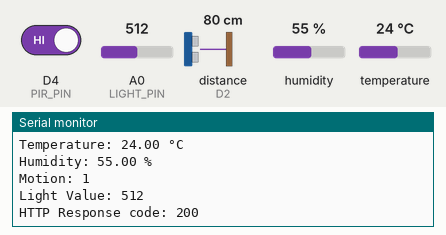
Simulated run of this sketch. Board: ESP8266 (NodeMCU). Shown: the last lines printed to the serial monitor. The inputs (shaded band) are chosen by the test bench; at power-on: distance to the obstacle (sensor on D2) 80 cm, humidity 55 %, A0 (LIGHT_PIN) = 512, D4 (PIR_PIN) HIGH, temperature 24 °C. The echo pulse lasts 58.3 µs per cm; WiFi joins after 1.5 s; servers stay silent unless stated; uploads are accepted with an empty reply.

Above: at 3.2 s.
3.3 s: distance to the obstacle (sensor on D2) set to 2 cm
At 7.41 s:
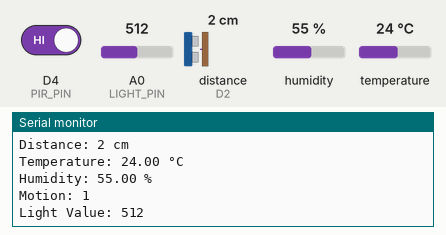
9.1 s: humidity set to 22 %
At 12.64 s:
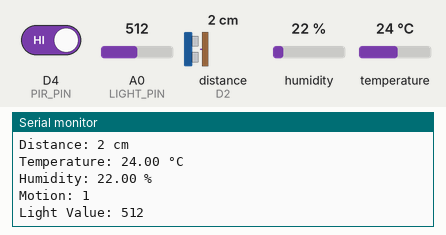
14.9 s: A0 (LIGHT_PIN) set to 716
At 18.3 s:
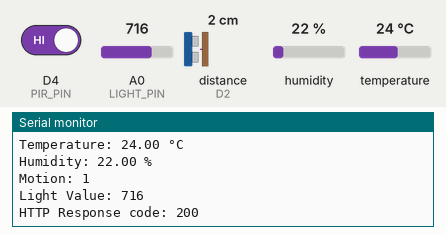
20.7 s: D4 (PIR_PIN) driven LOW
26.5 s: temperature set to 12 °C
At 29.2 s:
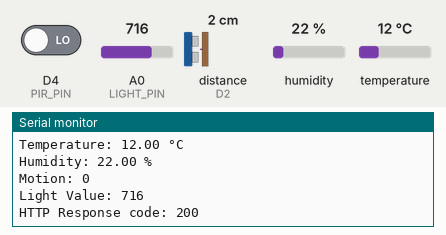
32.3 s: distance to the obstacle (sensor on D2) set to 4 cm
At 33.54 s:
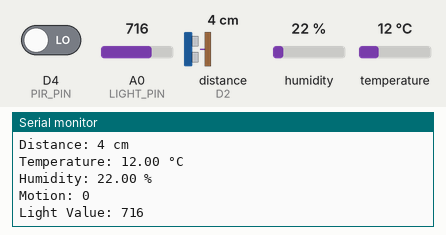
Timing chart, 0 to 35.3 s (numbered marks = the images above; inputs shaded):
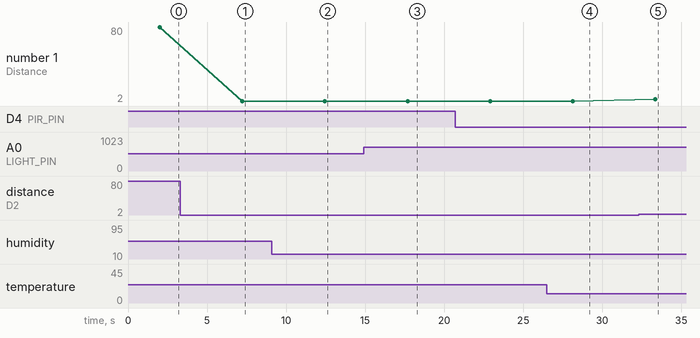

The sketch:

multi_sensor_wifi_http_api.ino
```cpp
// Wiring:
// Grove Ultrasonic Distance Sensor:
// VCC: Connect to NodeMCU 3.3V
// GND: Connect to NodeMCU GND
// SIG: Connect to NodeMCU D2

// Grove DHT11 Temperature & Humidity Sensor:
// VCC: Connect to NodeMCU 3.3V
// GND: Connect to NodeMCU GND
// SIG: Connect to NodeMCU D3

// Grove Mini PIR Motion Sensor:
// VCC: Connect to NodeMCU 3.3V
// GND: Connect to NodeMCU GND
// REL (Signal): Connect to NodeMCU D4

// Grove Light Sensor:
// VCC: Connect to NodeMCU 3.3V
// GND: Connect to NodeMCU GND
// Connect to NodeMCU A0

// Here's a text representation of the wiring connections:

// Ultrasonic Sensor VCC -> NodeMCU 3.3V
// Ultrasonic Sensor GND -> NodeMCU GND
// Ultrasonic Sensor SIG -> NodeMCU D2
// DHT11 Sensor VCC -> NodeMCU 3.3V
// DHT11 Sensor GND -> NodeMCU GND
// DHT11 Sensor SIG -> NodeMCU D3
// PIR Motion Sensor VCC -> NodeMCU 3.3V
// PIR Motion Sensor GND -> NodeMCU GND
// PIR Motion Sensor REL (Signal) -> NodeMCU D4
// Light Sensor VCC -> NodeMCU 3.3V
// Light Sensor GND -> NodeMCU GND
// Light Sensor -> NodeMCU A0
//

#include <ESP8266WiFi.h>
#include <ESP8266HTTPClient.h>
#include <Ultrasonic.h>
#include <DHT.h>

#define TRIGGER_PIN D2
#define ECHO_PIN D2
#define DHT_PIN D3
#define PIR_PIN D4
#define LIGHT_PIN A0

Ultrasonic ultrasonic(TRIGGER_PIN, ECHO_PIN);
DHT dht(DHT_PIN, DHT11);

const char* ssid = "your_SSID";
const char* password = "your_PASSWORD";
const char* apiEndpoint = "http://your-api-endpoint.com";

void setup() {
  Serial.begin(115200);
  WiFi.begin(ssid, password);

  while (WiFi.status() != WL_CONNECTED) {
    delay(1000);
    Serial.println("Connecting to WiFi...");
  }

  Serial.println("Connected to WiFi");
  pinMode(PIR_PIN, INPUT);
  analogReference(DEFAULT);  // Set the default analog reference
}

long getDistance() {
  long distance = ultrasonic.read();
  Serial.print("Distance: ");
  Serial.print(distance);
  Serial.println(" cm");

  return distance;
}

float getTemperature() {
  float temperature = dht.readTemperature();
  Serial.print("Temperature: ");
  Serial.print(temperature);
  Serial.println(" °C");

  return temperature;
}

float getHumidity() {
  float humidity = dht.readHumidity();
  Serial.print("Humidity: ");
  Serial.print(humidity);
  Serial.println(" %");

  return humidity;
}

int getMotionStatus() {
  int motionStatus = digitalRead(PIR_PIN);
  Serial.print("Motion: ");
  Serial.println(motionStatus);

  return motionStatus;
}

int getLightValue() {
  int lightValue = analogRead(LIGHT_PIN);
  Serial.print("Light Value: ");
  Serial.println(lightValue);

  return lightValue;
}

void sendDataToAPI(long distanceVal, float tempVal, float humidityVal, int motionStatusVal, int lightValueVal) {
  WiFiClient client;
  HTTPClient http;

  String url = apiEndpoint;

  http.begin(client, url);
  http.addHeader("Content-Type", "application/json");
  String jsonData = "{\"distance\": " + String(distanceVal) + ", \"temperature\": " + String(tempVal) + ", \"humidity\": " + String(humidityVal) + ", \"motion\": " + String(motionStatusVal) + ", \"light\": " + String(lightValueVal) + "}";
  int httpResponseCode = http.POST(jsonData);

  if (httpResponseCode > 0) {
    Serial.print("HTTP Response code: ");
    Serial.println(httpResponseCode);
  } else {
    Serial.println("Error in HTTP POST request");
  }

  http.end();
}

void loop() {
  long distance = getDistance();
  float temperature = getTemperature();
  float humidity = getHumidity();
  int motionStatus = getMotionStatus();
  int lightValue = getLightValue();

  sendDataToAPI(distance, temperature, humidity, motionStatus, lightValue);

  delay(5000);
}
```

Measured:
- after the input at 3.3 s, the serial monitor: prints a new line after 3.9 s (image 1)
- after the input at 9.1 s, the serial monitor: prints a new line after 3.4 s (image 2)
- after the input at 14.9 s, the serial monitor: prints a new line after 2.8 s (image 3)
- after the input at 26.5 s, the serial monitor: prints a new line after 1.7 s (image 4)
- after the input at 32.3 s, the serial monitor: prints a new line after 1.1 s (image 5)
- plotted number 1: 80 → 2 after the input at 3.3 s, 2 → 4 after the input at 32.3 s
